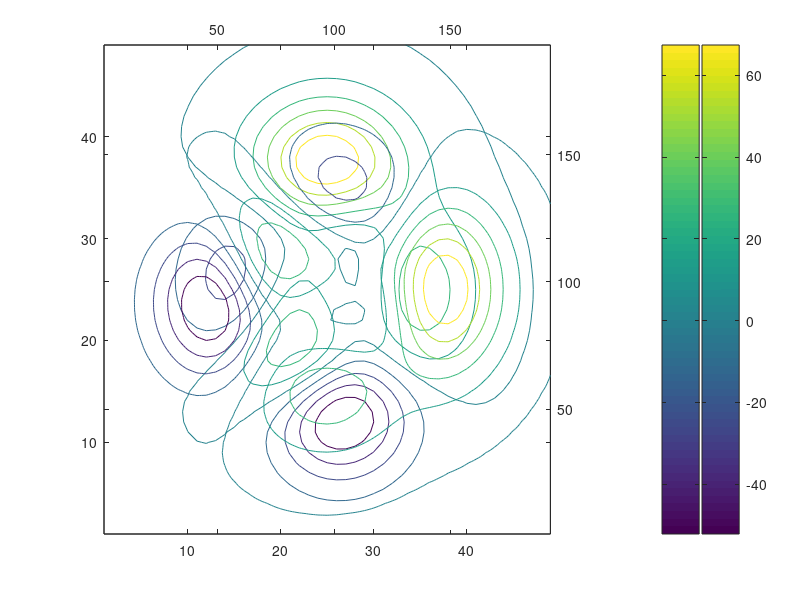

MATLAB code for this plot:
figure('units','normalized');
%plot first contour in axes1
Z1 = peaks;
ax(1)=axes;
[C1,h1] = contour(Z1);
hc(1)=colorbar;
ax(2)=axes;
Z2=rot90(interp2(10*Z1,2));
[C2,h2] = contour(Z2);
%move x- and y-axis of axes2
set(ax(2), 'XAxisLocation','top',...
             'YAxisLocation','right',...
             'Color','none');      
hc(2)=colorbar;
%reduce axes position to make room for the second colorbar
pos=get(ax(1),'Position');
set(ax,'Position',[pos(1) pos(2) 0.9*pos(3) pos(4)]);
cpos=get(hc(1),'position');
%move the second colorbar to the right
set(hc(2),'position',[cpos(1)+0.05 cpos(2:4)]);
